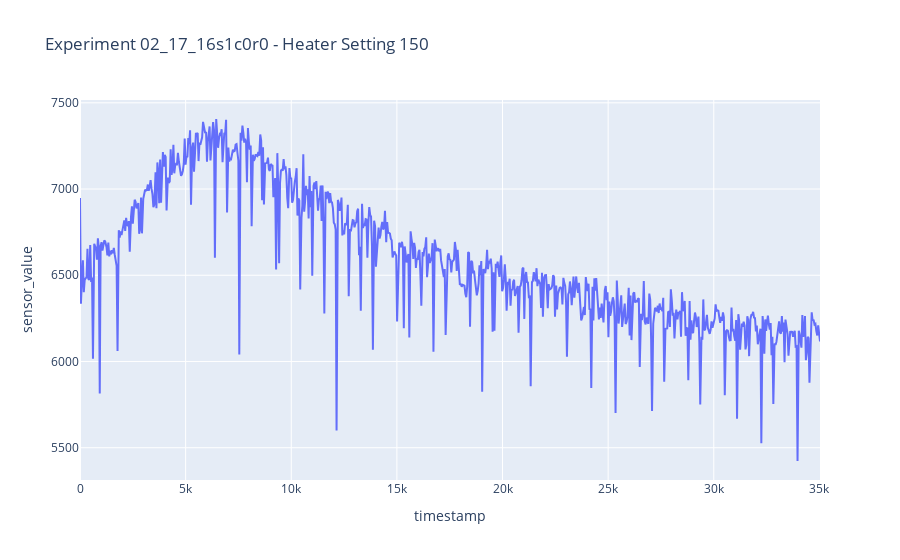

The notebook cell saved with this chart:
### Markdown cell above
## Retrieve with index

### Code cell
# plot one specific group with plotly
import plotly.express as px

# Group by 'experiment_id' and 'heater_setting'
grouped_ts = df_ts.groupby(['experiment_id', 'heater_setting'], as_index=False, group_keys=False)

# Convert the groups to a list
groups = list(grouped_ts.groups.keys())

# Use the index to get the specific group
index = 1  # Replace with the desired index
experiment_id_value, heater_setting_value = groups[index]

# Fetch the specific group
group = grouped_ts.get_group((experiment_id_value, heater_setting_value))

# Now you can plot this group
fig = px.line(group, x='timestamp', y='sensor_value', title=f'Experiment {experiment_id_value} - Heater Setting {heater_setting_value}')
fig.show()

### Figure 1 — Plotly figure (JSON) as saved in the notebook; plotly's stock layout.template omitted (floating-point values rounded to 4 significant figures; data arrays with more than 128 entries replaced by an {"elided": "..."} marker saying what was removed)
{"data": [{"hovertemplate": "timestamp=%{x}<br>sensor_value=%{y}<extra></extra>", "legendgroup": "", "line": {"color": "#636efa", "dash": "solid"}, "marker": {"symbol": "circle"}, "mode": "lines", "name": "", "orientation": "v", "showlegend": false, "type": "scatter", "x": {"elided": "793 int values"}, "xaxis": "x", "y": {"elided": "793 int values"}, "yaxis": "y"}], "layout": {"legend": {"tracegroupgap": 0}, "title": {"text": "Experiment 02_17_16s1c0r0 - Heater Setting 150"}, "xaxis": {"anchor": "y", "domain": [0, 1], "title": {"text": "timestamp"}}, "yaxis": {"anchor": "x", "domain": [0, 1], "title": {"text": "sensor_value"}}}}
